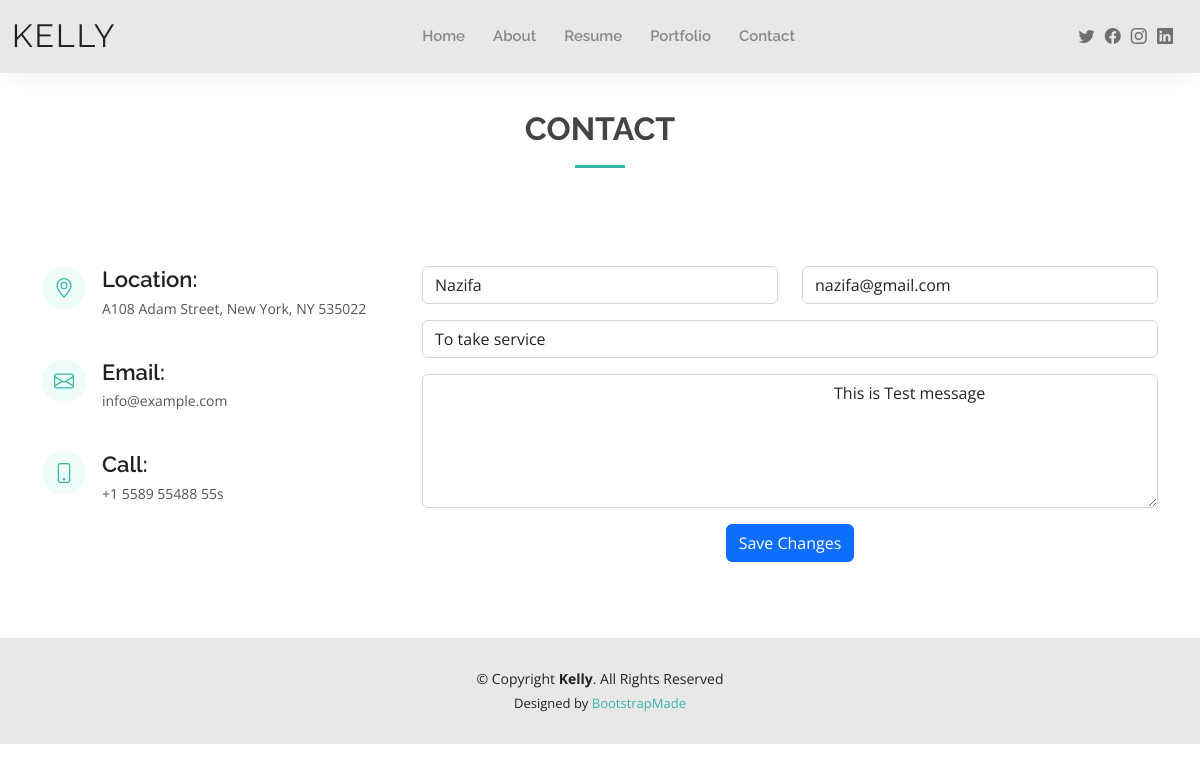
The page /update_contact.php?id=1 on the database its author committed.
### tables this page shows
CREATE TABLE `contact_info` (
  `id` int(11) NOT NULL,
  `name` varchar(50) NOT NULL,
  `email` varchar(50) NOT NULL,
  `subject` varchar(255) NOT NULL,
  `message` varchar(255) NOT NULL,
  `created_at` timestamp NULL DEFAULT current_timestamp(),
  `updated_at` timestamp NULL DEFAULT current_timestamp()
);

### update_contact.php (the view, shortened to what this page needs)
<?php
    include_once('inc/header.php');
?>
<?php
    include_once('inc/menu.php');
?>
  <main id="main">
    <section id="contact" class="contact">
      <div class="container" data-aos="fade-up">
        <div class="section-title">
          <h2>Contact</h2>
        </div>
        <div class="row mt-5">
          <div class="col-lg-4">
            <div class="info">
              <div class="address">
                <i class="bi bi-geo-alt"></i>
                <h4>Location:</h4>
                <p>A108 Adam Street, New York, NY 535022</p>
              </div>
              <div class="email">
                <i class="bi bi-envelope"></i>
                <h4>Email:</h4>
                <p>info@example.com</p>
              </div>
              <div class="phone">
                <i class="bi bi-phone"></i>
                <h4>Call:</h4>
                <p>+1 5589 55488 55s</p>
              </div>
            </div>
          </div>
          <div class="col-lg-8 mt-5 mt-lg-0">
          <?php
            if( isset($_GET['id']) )
            {
                $id = $_GET['id'];
                $query = "SELECT * FROM contact_info WHERE id = '$id'";
                $data = mysqli_query($connect, $query);
                while( $row = mysqli_fetch_assoc($data) ){
                    $name       = $row['name'];
                    $email      = $row['email'];
                    $subject    = $row['subject'];
                    $message    = $row['message'];
                ?>
                    <form action="" method="POST">
                        <div class="row">
                            <div class="col-md-6 form-group">
                                <input type="text" name="name" value="<?php echo $name ?>" class="form-control" id="name" placeholder="Your Name" required>
                            </div>
                            <div class="col-md-6 form-group mt-3 mt-md-0">
                                <input type="email" class="form-control" name="email" id="email" value="<?php echo $email ?>" placeholder="Your Email" required>
                            </div>
                        </div>
                        <div class="form-group mt-3">
                            <input type="text" value="<?php echo $subject ?>" class="form-control" name="subject" id="subject" placeholder="Subject" required>
                        </div>
                        <div class="form-group mt-3">
                            <textarea class="form-control text-start" name="message" rows="5" required>
                                <?php echo $message;?></textarea>
                        </div>
                        <div class="text-center my-3">
                            <input type="submit" name="save" value="Save Changes" class="btn btn-primary">
                        </div>
                    </form>
                <?php
                }
            }
          ?>
          </div>
        </div>
      </div>
    </section>
  </main>
  <?php
      include_once('inc/footer.php');
  ?>

### assets/css/style.css (style rules this page uses)
body { font-family: "Open Sans", sans-serif; color: #444444; }
h1, h2, h3, h4, h5, h6 { font-family: "Raleway", sans-serif; }
#main { margin-top: 50px; }
section { padding: 60px 0; }
.section-title { text-align: center; padding-bottom: 30px; }
.section-title h2 { font-size: 32px; font-weight: bold; text-transform: uppercase; margin-bottom: 20px; padding-bottom: 20px; position: relative; }
.section-title h2::after { content: ""; position: absolute; display: block; width: 50px; height: 3px; background: #34b7a7; bottom: 0; left: calc(50% - 25px); }
.contact .info { width: 100%; background: #fff; }
.contact .info i { font-size: 20px; color: #34b7a7; float: left; width: 44px; height: 44px; background: #effbf9; display: flex; justify-content: center; align-items: center; border-radius: 50px; transition: all 0.3s ease-in-out; }
.contact .info h4 { padding: 0 0 0 60px; font-size: 22px; font-weight: 600; margin-bottom: 5px; color: #222222; }
.contact .info p { padding: 0 0 0 60px; margin-bottom: 0; font-size: 14px; color: #555555; }
.contact .info .email, .contact .info .phone { margin-top: 40px; }

### rows shown on the page
contact_info: name "Nazifa", email "nazifa@gmail.com", subject "To take service", message "This is Test message"
